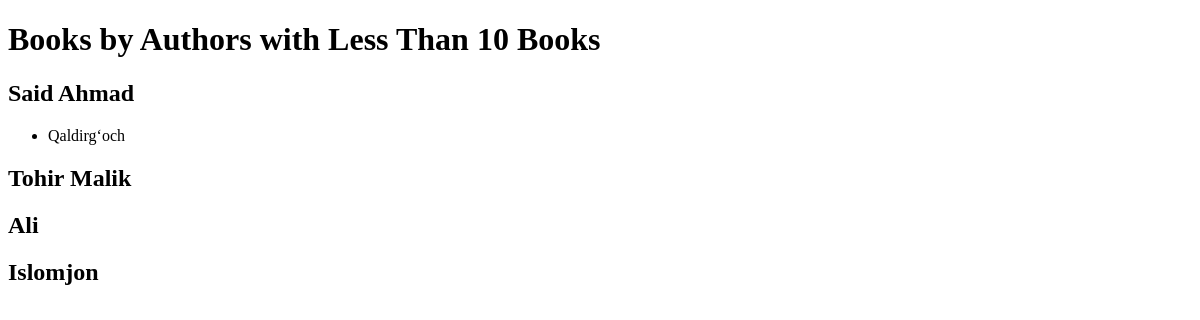
Page /books_less_ten on the earlier database version.
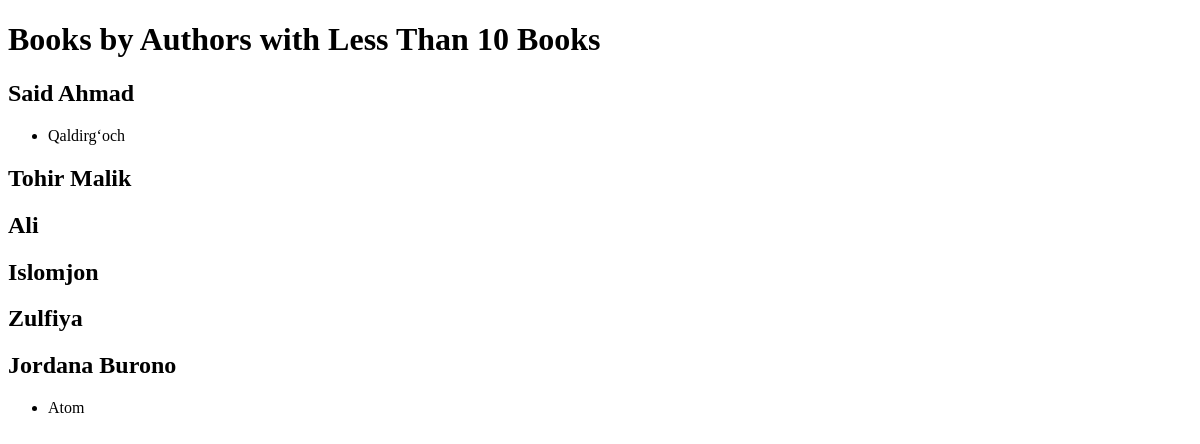
Same page on the later database version.
### asosiy/models.py (models this page shows, shortened)
class Muallif(models.Model):
    ism = models.CharField(max_length=255)
    jins = models.CharField(choices=JINS, max_length=6)
    tugilgan_sana = models.DateField(verbose_name="Tug'ilgan sana: ")
    kitoblar_soni = models.PositiveSmallIntegerField()
    tirik = models.BooleanField(default=False)

class Kitob(models.Model):
    nom = models.CharField(max_length=255)
    janr = models.CharField(max_length=255)
    sahifa = models.PositiveSmallIntegerField()
    muallif = models.ForeignKey(Muallif, on_delete=models.CASCADE, related_name='kitoblari')

### asosiy/views.py (the view)
# urls.py: path('books_less_ten', books_less_ten),
def books_less_ten(request):
    authors = Muallif.objects.filter(kitoblar_soni__lt=10)
    books = Kitob.objects.filter(muallif__id__in=authors.values("id"))
    context = {'authors': authors, "books": books}
    return render(request, 'mashq_uchun/books_less_ten.html', context)

### Templates/mashq_uchun/books_less_ten.html (shortened to what this page needs)
<!DOCTYPE html>
<html lang="en">
<head>
</head>
<body>
    <h1>Books by Authors with Less Than 10 Books</h1>
    {% for author in authors %}
        <h2>{{ author.ism }}</h2>
        <ul>
            {% for book in books %}
            {% if book.muallif.id == author.id %}
                <li>{{ book.nom }}</li>
            {% endif %}
            {% endfor %}
        </ul>
    {% endfor %}
</body>
</html>

Differences in the rows shown:
added Muallif: ism "Zulfiya"
added Muallif: ism "Jordana Burono"
added Kitob: nom "Atom", shown under "Jordana Burono"
